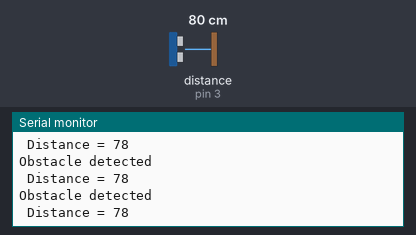
This sketch was run on a simulated Arduino Uno, built with avr-gcc and run on an emulated ATmega328P. On the bench: the last lines printed to the serial monitor. Wiring (inferred from the names in the program): ultrasonic range finder: trigger pin 2; echo pin 3. Inputs (shaded band) come from the test bench; at power-on: distance to the obstacle (sensor on pin 3) 80 cm. The echo pulse lasts 58.3 µs per cm.

Above: at 1.3 s.
1.4 s: distance to the obstacle (sensor on pin 3) set to 2 cm
At 1.9 s:
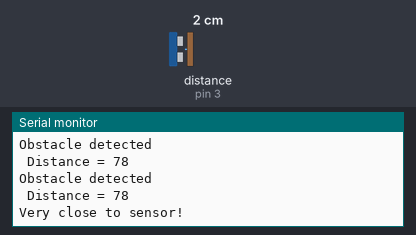
3.5 s: distance to the obstacle (sensor on pin 3) set to 120 cm
At 3.85 s:
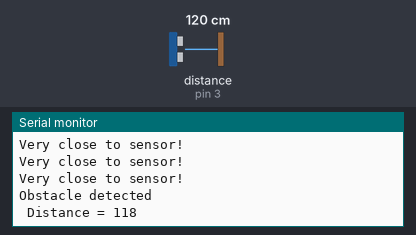
6.5 s: distance to the obstacle (sensor on pin 3) set to 4 cm
At 7.0 s:
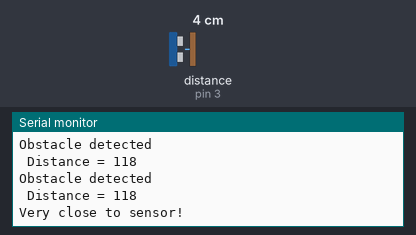

Measured:
- after the input at 1.4 s, the serial monitor: prints a new line after 0.12 s (image 1)
- after the input at 3.5 s, the serial monitor: prints a new line after 0.05 s (image 2)
- after the input at 6.5 s, the serial monitor: prints a new line after 0.07 s (image 3)

The sketch:

obstacle_detector.ino
```cpp
int trigger_pin = 2;
int echo_pin = 3;
//int buzzer_pin = 10;
int time;
int distance;
void setup()
{
        Serial.begin (9600);
        pinMode (trigger_pin, OUTPUT);
        pinMode (echo_pin, INPUT);
     //   pinMode (buzzer_pin, OUTPUT);
}
void loop()
{
    digitalWrite (trigger_pin, HIGH);
    delayMicroseconds (10);
    digitalWrite (trigger_pin, LOW);
    time = pulseIn (echo_pin, HIGH);
    distance = (time * 0.034) / 2;

  if (distance <= 10)
        {
        Serial.println ("Very close to sensor! ");
       // digitalWrite (buzzer_pin, HIGH);
        delay (500);
        }
  else {
        Serial.println ("Obstacle detected");
        Serial.print (" Distance = ");
        Serial.println (distance);
       // digitalWrite (buzzer_pin, LOW);
        delay (500);
       }
}
```
